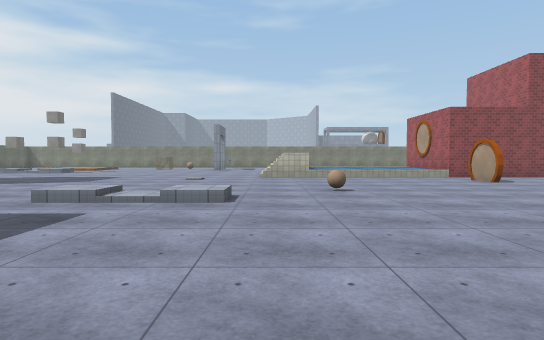
[1] (above)

21 first-person views from a walk through a Unity game level. The camera is 1.4 m above the floor, tilts 2° down and sees 75° across. The floor is counted in squares, 2 m on a side. Each view is taken from the middle of a square. On the plan, view 1 faces up. The plan holds only what a view shows up to about 11 squares ahead; the rest is blank. The place goes on beyond the plan. Surface patterns are stand-ins for the level's own textures.

[2]
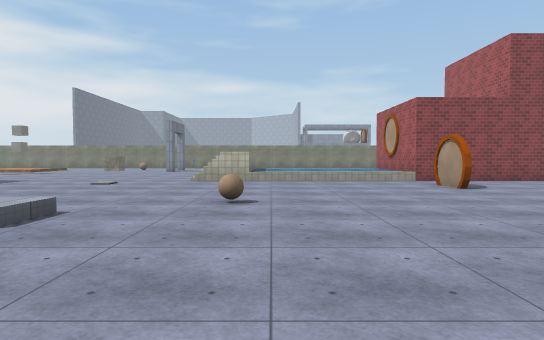

[3]
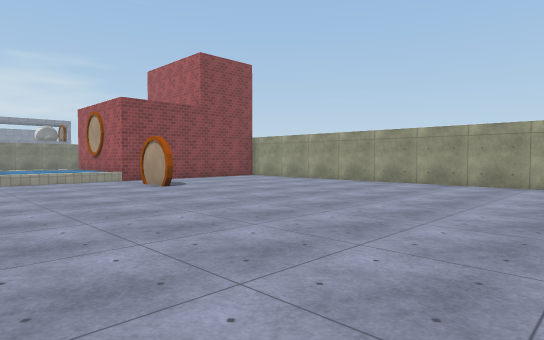

[4]
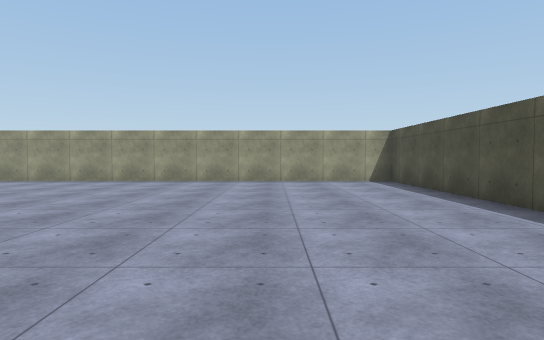

[5]
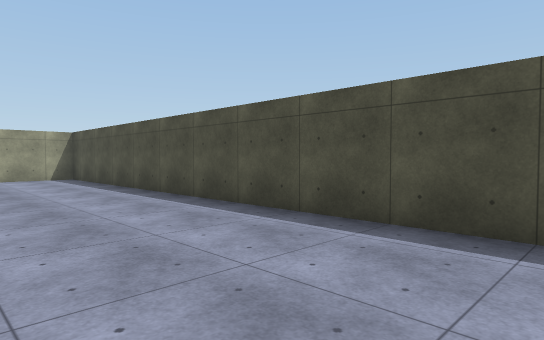

[6]
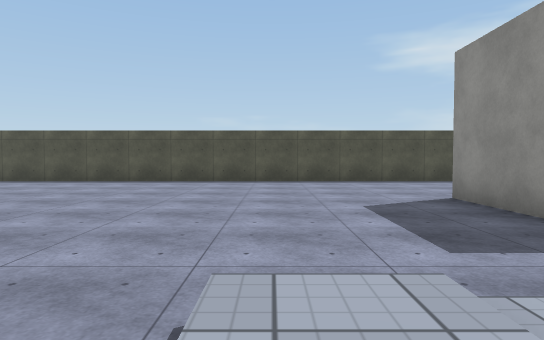

[7]
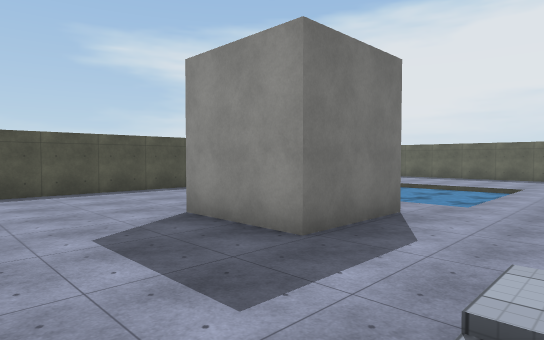

[8]
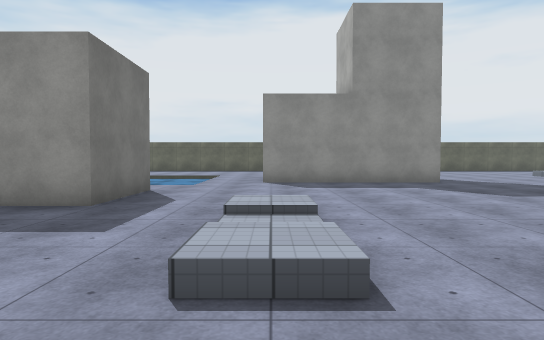

[9]
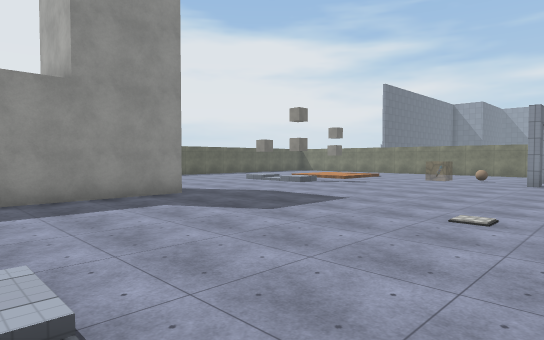

[10]
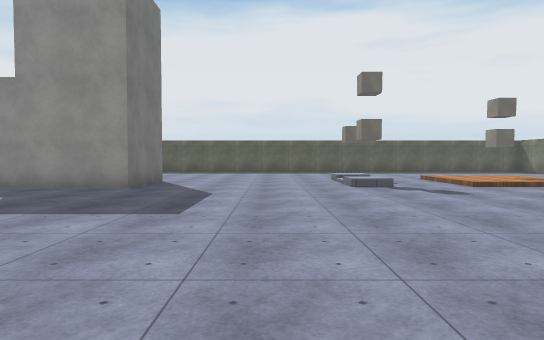

[11]
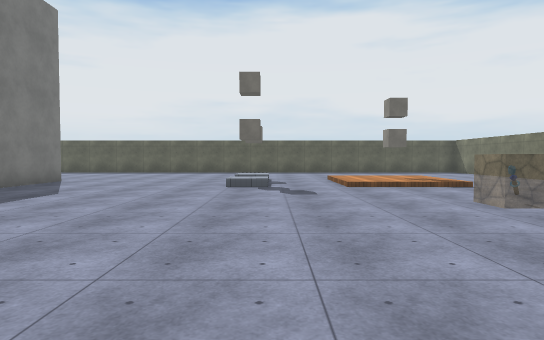

[12]
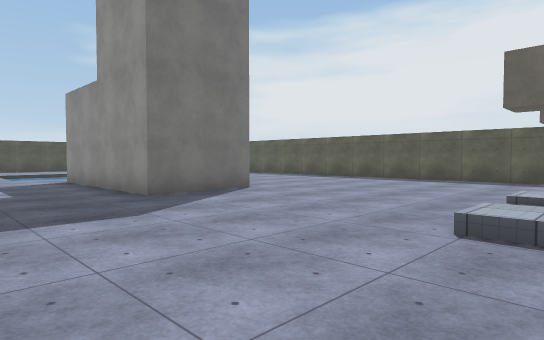

[13]
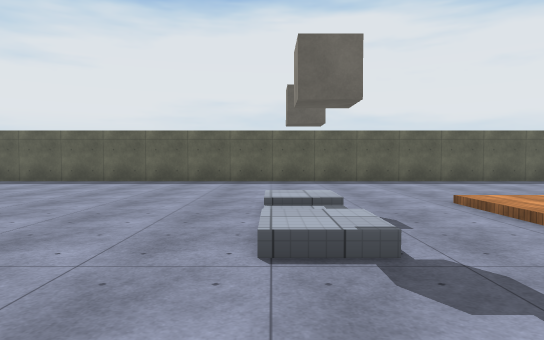

[14]
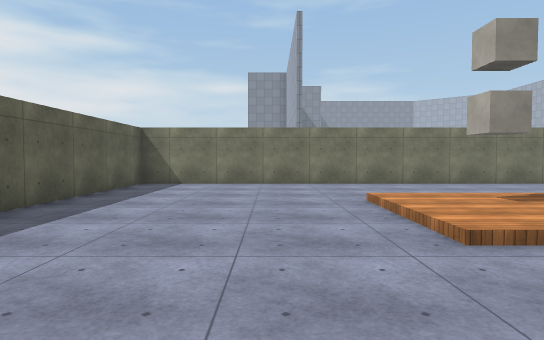

[15]
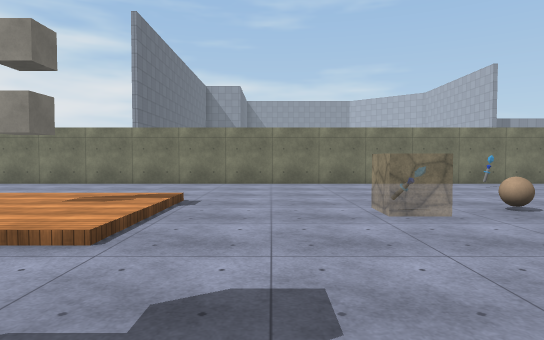

[16]
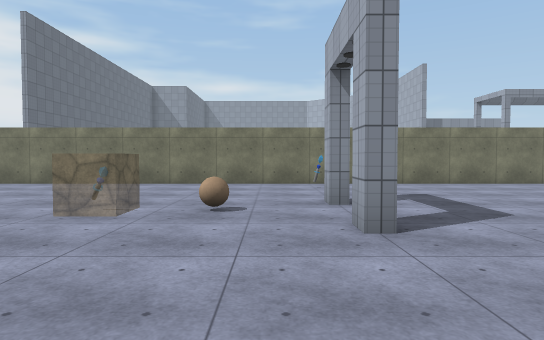

[17]
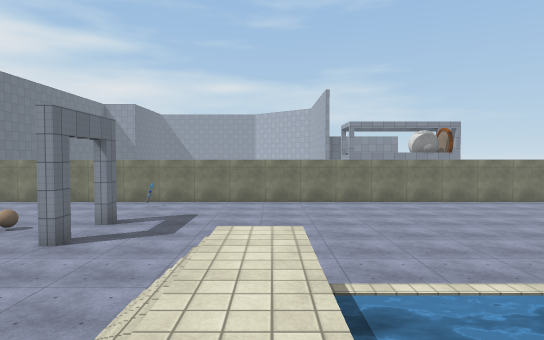

[18]
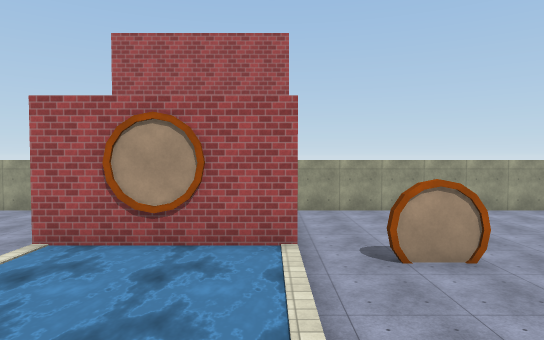

[19]
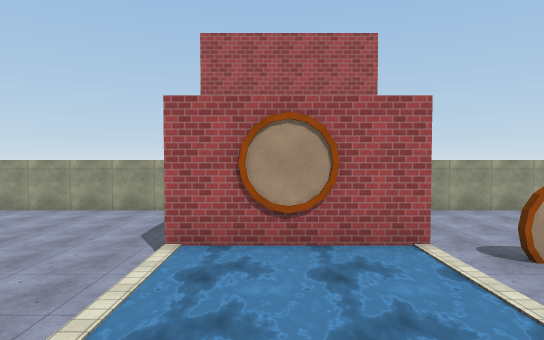

[20]
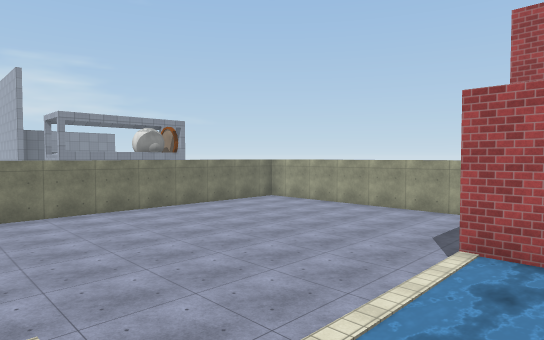

[21]
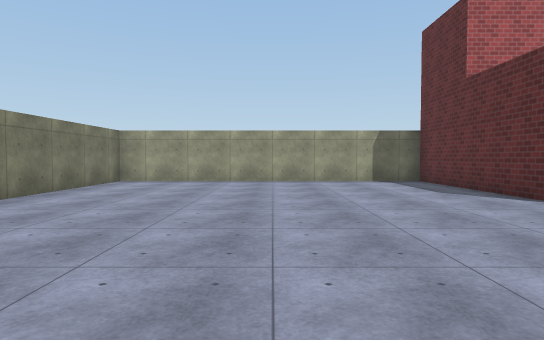

### Floor plan
Key: @ floor where view 1 was taken; # wall or solid block; . main floor; : floor 0.25 m higher than the main floor; + floor 0.5 m higher than the main floor; * floor 1.75 m higher than the main floor; / step, stairs or slope; ~ water the walk can cross; B ball; O other object.
Columns run from 18 left of view 1 to 12 right of it. Each row starts with its distance up from view 1.
 26 ###############################
 25 #.............................#
 24 #..............O..............#
 23 #.............................#
 22 #.....///......#..............#
 21 #.....:::...OB................#
 20 #.....:::......#..............#
 19 #.....///.....................#
 18 #.............................#
 17 #.....///.....................#
 16 #.....///........./*~~~~~######
 15 #................ /*  ~~~
 14 #................./*  ~~~
 13 #................./*~~~~~####
 12 #.............................#
 11 #.......................#.....#
 10 #......###..............#.....#
  9 #.. ..   #....................#
  8 #.       #....................#
  7          #.........B..........#
  6          #.....+:+............#
  5        .......................#
  4      ~~~~~....................#
  3      ~~~~~..##................#
  2      ~~~~~   #................#
  1       ~~     #................#
  0              .....@...........#
 -1              .................#
 -2             ..................#
 -3             ..................#
 -4            ####################

Where each view was taken, in squares from view 1:
view 1: 0 up, 0 right, facing up
view 2: 2 up, 2 right, facing up
view 3: 2 up, 2 right, facing up-right
view 4: 0 up, 1 right, facing right
view 5: 0 up, 1 left, facing down-right
view 6: 7 up, 1 left, facing down
view 7: 6 up, 1 left, facing down-left
view 8: 6 up, 1 right, facing left
view 9: 6 up, 1 left, facing up-left
view 10: 14 up, 1 left, facing left
view 11: 17 up, 1 left, facing left
view 12: 17 up, 6 left, facing down-left
view 13: 16 up, 7 left, facing left
view 14: 16 up, 14 left, facing up
view 15: 16 up, 8 left, facing up
view 16: 16 up, 4 left, facing up
view 17: 13 up, 1 right, facing up
view 18: 13 up, 1 right, facing right
view 19: 15 up, 1 right, facing right
view 20: 15 up, 1 right, facing up-right
view 21: 21 up, 1 right, facing right
